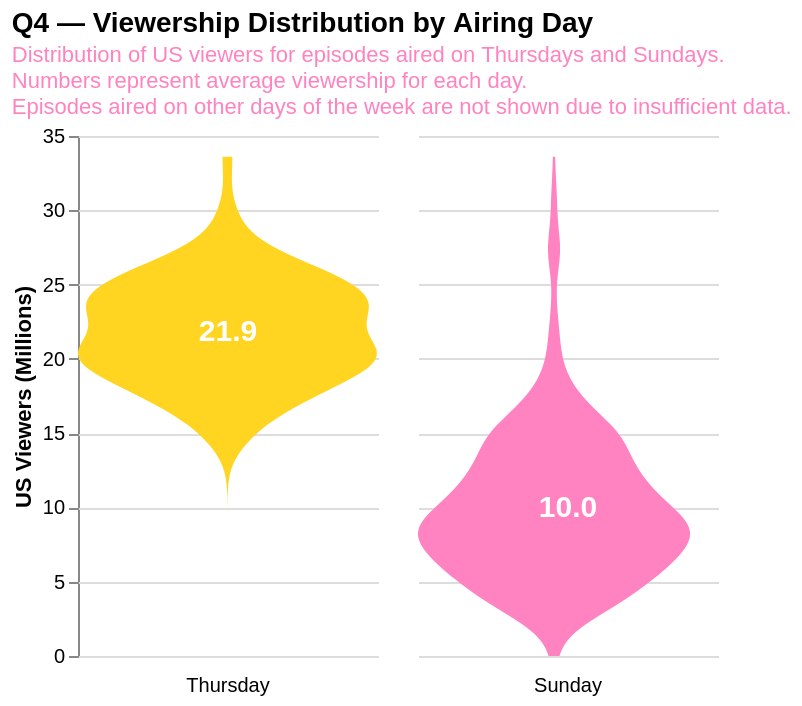

Notebook code for this chart:
### Markdown cell above
## 7. Q4 — Viewership by Airing Weekday

**Question:** Are the number of viewers for the episodes related to the weekday they were aired?

### Design rationale
The Simpsons aired almost exclusively on **Thursday** (early seasons) and **Sunday** (later seasons).
Other days have too few episodes for a meaningful density estimate and are excluded (noted in subtitle).

Because we only have two days on which the data is rich enough, we decided to do a violin plot to make the graph more visually interestinga and to convey some more information about how the views are distributed. Additionally, we put the average per weekday as a text label inside of the violin plots.

We ended up with two layers:
- **Violin plots** (density transform, `orient="horizontal"`) reveal the shape of each day's distribution
- **Mean labels** in the accent colour provide a numeric anchor

What this plot does hide of course, is that Thursdays are not per sé better TV days, but that the episodes released on thursdays are from older, thus more popular episodes.

**Alternatives that failed.** Box plots lost distribution shape. Seven-day faceting failed due to insufficient data for five days.

### Code cell
df_ep = pd.read_csv("data/outputs/simpsons_episodes_clean.csv")

WEEKDAY_ORDER  = ["Thursday", "Sunday"]
WEEKDAY_COLOURS = [PRIMARY, TERTIARY]
WEEKDAY_SCALE  = alt.Scale(domain=WEEKDAY_ORDER, range=WEEKDAY_COLOURS)
day_order = ["Monday","Tuesday","Wednesday","Thursday","Friday","Saturday","Sunday"]
thu_sun   = ["Thursday","Sunday"]

base_q4 = alt.Chart(df_ep).properties(height=260, width=150)

violin = (
    base_q4
    .transform_filter(alt.FieldOneOfPredicate(field="air_dayofweek", oneOf=thu_sun))
    .transform_density(
        "us_viewers_in_millions",
        as_=["us_viewers_in_millions","density"],
        extent=[0, df_ep["us_viewers_in_millions"].max()],
        groupby=["air_dayofweek"],
    )
    .mark_area(orient="horizontal")
    .encode(
        x=alt.X("density:Q").stack("center").impute(None).title(None)
            .axis(labels=False, values=[0], ticks=False, grid=False),
        y=alt.Y("us_viewers_in_millions:Q", title="US Viewers (Millions)"),
        color=alt.Color("air_dayofweek:N", scale=WEEKDAY_SCALE, legend=None),
    )
)

avg = (
    base_q4
    .transform_aggregate(mean_acc="mean(us_viewers_in_millions)",
                         groupby=["air_dayofweek"])
    .transform_filter(alt.FieldOneOfPredicate(field="air_dayofweek", oneOf=thu_sun))
    .mark_text(fontSize=15, fontWeight="bold")
    .encode(
        y=alt.Y("mean_acc:Q"),
        color=alt.value("#FFFFFF"),
        text=alt.Text("mean_acc:Q", format=".1f"),
    )
)

chart_q4 = (
    alt.layer(violin, avg)
    .facet(
        column=alt.Column(
            "air_dayofweek:N",
            sort=day_order,
            header=alt.Header(title=None, labelOrient="bottom", labelPadding=10),
        )
    )
    .transform_filter(alt.FieldOneOfPredicate(field="air_dayofweek", oneOf=thu_sun))
    .configure_view(stroke=None)
    .properties(
        title=alt.TitleParams(
            "Q4 — Viewership Distribution by Airing Day",
            subtitle=[
                "Distribution of US viewers for episodes aired on Thursdays and Sundays.",
                "Numbers represent average viewership for each day.",
                "Episodes aired on other days of the week are not shown due to insufficient data."
            ],
            fontSize=TITLE_FONT, subtitleFontSize=11, subtitleColor="#FF82C1",
        ),
    )
)

chart_q4.save("outputs/q4_viewers_by_day.html")
chart_q4

### Figure 1 — Vega-Lite specification as saved in the notebook (floating-point values rounded to 4 significant figures; data arrays with more than 128 entries replaced by an {"elided": "..."} marker saying what was removed)
{"config": {"view": {"continuousWidth": 300, "continuousHeight": 300, "stroke": null}}, "data": {"name": "data-28699a35a64809a81914e810cc0b91db"}, "facet": {"column": {"field": "air_dayofweek", "header": {"labelOrient": "bottom", "labelPadding": 10, "title": null}, "sort": ["Monday", "Tuesday", "Wednesday", "Thursday", "Friday", "Saturday", "Sunday"], "type": "nominal"}}, "spec": {"layer": [{"mark": {"type": "area", "orient": "horizontal"}, "encoding": {"color": {"field": "air_dayofweek", "legend": null, "scale": {"domain": ["Thursday", "Sunday"], "range": ["#FFD521", "#FF82C1"]}, "type": "nominal"}, "x": {"axis": {"labels": false, "values": [0], "ticks": false, "grid": false}, "field": "density", "impute": null, "stack": "center", "title": null, "type": "quantitative"}, "y": {"field": "us_viewers_in_millions", "title": "US Viewers (Millions)", "type": "quantitative"}}, "transform": [{"filter": {"field": "air_dayofweek", "oneOf": ["Thursday", "Sunday"]}}, {"density": "us_viewers_in_millions", "extent": [0, 33.6], "groupby": ["air_dayofweek"], "as": ["us_viewers_in_millions", "density"]}]}, {"mark": {"type": "text", "fontSize": 15, "fontWeight": "bold"}, "encoding": {"color": {"value": "#FFFFFF"}, "text": {"field": "mean_acc", "format": ".1f", "type": "quantitative"}, "y": {"field": "mean_acc", "type": "quantitative"}}, "transform": [{"aggregate": [{"op": "mean", "field": "us_viewers_in_millions", "as": "mean_acc"}], "groupby": ["air_dayofweek"]}, {"filter": {"field": "air_dayofweek", "oneOf": ["Thursday", "Sunday"]}}]}], "height": 260, "width": 150}, "title": {"text": "Q4 — Viewership Distribution by Airing Day", "fontSize": 14, "subtitle": ["Distribution of US viewers for episodes aired on Thursdays and Sundays.", "Numbers represent average viewership for each day.", "Episodes aired on other days of the week are not shown due to insufficient data."], "subtitleColor": "#FF82C1", "subtitleFontSize": 11}, "transform": [{"filter": {"field": "air_dayofweek", "oneOf": ["Thursday", "Sunday"]}}], "$schema": "https://vega.github.io/schema/vega-lite/v6.1.0.json", "datasets": {"data-28699a35a64809a81914e810cc0b91db": {"elided": "596 records"}}}
